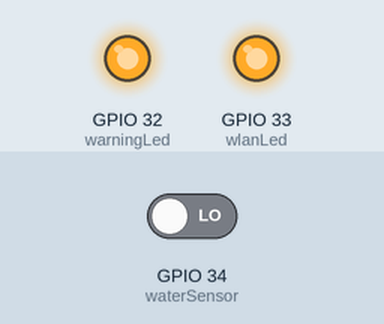
This sketch was run on a simulated ESP32. Parts: output pins drawn as LEDs (lit = HIGH). The inputs (shaded band) are chosen by the test bench; at power-on: GPIO 34 (waterSensor) LOW. WiFi joins after 1.5 s; servers stay silent unless stated; uploads are accepted with an empty reply; what the sketch prints to the serial monitor is not drawn.

Above: at 2.7 s.
2.8 s: GPIO 34 (waterSensor) driven HIGH
At 3.9 s:
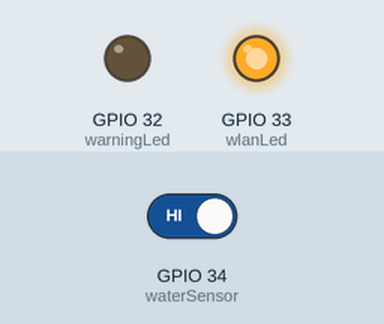
4.4 s: GPIO 34 (waterSensor) driven LOW
At 5.1 s:
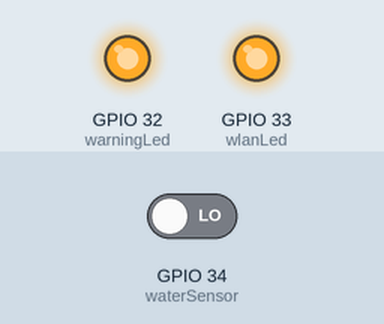
Timing chart, 0 to 7.4 s (numbered marks = the images above; inputs shaded):
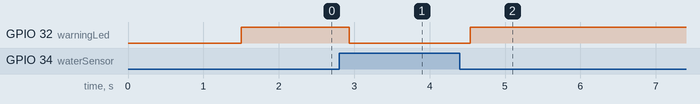

The sketch:

main.ino
```cpp
#include <WiFi.h>
#include <HTTPClient.h>

// --- Wi-Fi & Backend Settings ---
const char* ssid = "YOUR_WIFI_SSID";          // Put your Wi-Fi name here
const char* password = "YOUR_WIFI_PASSWORD";  // Put your Wi-Fi password here

// Replace with your Raspberry Pi's local IP address and port
const char* serverName = "http://192.168.1.X:5000/api/sensor";
const int nodeId = 1; // Unique ID for this specific sensor

// --- Hardware Pins & Timing ---
const int sampleTimeinMs = 200;
const int serialAdress = 9600;

const int waterSensor = 34;
const int warningLed = 32;
const int wlanLed = 33;

// Track the state so we only send data when something changes
bool lastStateWasWet = false;

void setup() {
  Serial.begin(serialAdress);

  pinMode(waterSensor, INPUT);
  pinMode(warningLed, OUTPUT);
  pinMode(wlanLed, OUTPUT);

  // 1. Start Wi-Fi connection
  WiFi.begin(ssid, password);
  Serial.print("Connecting to WiFi");

  // Loop until connected
  while (WiFi.status() != WL_CONNECTED) {
    delay(500);
    Serial.print(".");
  }

  // 2. Connected! Turn on the WLAN LED
  Serial.println("\nConnected to WiFi!");
  Serial.print("ESP32 IP Address: ");
  Serial.println(WiFi.localIP());
  digitalWrite(wlanLed, HIGH);
}

void loop() {
  // Read sensor (Assuming LOW means water detected based on your original code)
  bool isCurrentlyWet = (digitalRead(waterSensor) == LOW);

  if (isCurrentlyWet) {
    digitalWrite(warningLed, HIGH); // Turn on local warning LED

    // Only send to the server if it just transitioned from Dry to Wet
    if (!lastStateWasWet) {
        Serial.println("Water detected! Sending alert to Pi...");
        sendDataToServer(true);
        lastStateWasWet = true; // Update state
    }
  } else {
    digitalWrite(warningLed, LOW); // Turn off local warning LED

    // Only send to the server if it just transitioned from Wet to Dry
    if (lastStateWasWet) {
        Serial.println("Sensor dried. Sending update to Pi...");
        sendDataToServer(false);
        lastStateWasWet = false; // Update state
    }
  }

  // Safety check: if Wi-Fi drops, turn off the LED so you know visually
  if (WiFi.status() != WL_CONNECTED) {
     digitalWrite(wlanLed, LOW);
  } else {
     digitalWrite(wlanLed, HIGH);
  }

  delay(sampleTimeinMs);
}

// --- Helper Function to Send Data ---
void sendDataToServer(bool isWet) {
  if (WiFi.status() == WL_CONNECTED) {
    HTTPClient http;

    // Specify the target URL
    http.begin(serverName);

    // Tell the server we are sending JSON data
    http.addHeader("Content-Type", "application/json");

    // Create a simple JSON payload. Example: {"node_id": 1, "is_wet": true}
    String jsonPayload = "{\"node_id\": " + String(nodeId) + ", \"is_wet\": " + (isWet ? "true" : "false") + "}";

    // Send the HTTP POST request
    int httpResponseCode = http.POST(jsonPayload);

    // Print the response for debugging
    if (httpResponseCode > 0) {
      Serial.print("HTTP Response code: ");
      Serial.println(httpResponseCode);
    } else {
      Serial.print("Error code: ");
      Serial.println(httpResponseCode);
    }

    http.end(); // Free resources
  } else {
    Serial.println("WiFi Disconnected. Cannot send data.");
  }
}
```

Measured:
- after the input at 2.8 s, GPIO 32 (warningLed): HIGH → LOW after 0.13 s
- after the input at 4.4 s, GPIO 32 (warningLed): LOW → HIGH after 0.14 s
